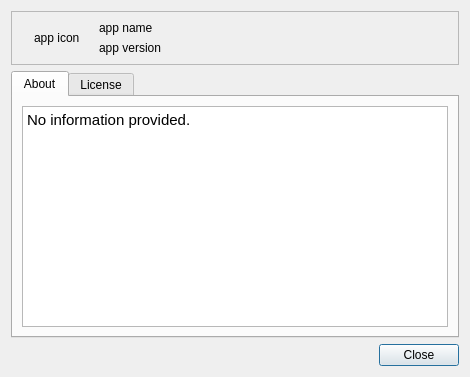
<?xml version="1.0" encoding="UTF-8"?>
<ui version="4.0">
 <class>AboutApplication</class>
 <widget class="QDialog" name="AboutApplication">
  <property name="geometry">
   <rect>
    <x>0</x>
    <y>0</y>
    <width>470</width>
    <height>377</height>
   </rect>
  </property>
  <property name="windowTitle">
   <string>Dialog</string>
  </property>
  <layout class="QVBoxLayout" name="verticalLayout_4">
   <item>
    <widget class="QFrame" name="frame">
     <property name="frameShape">
      <enum>QFrame::StyledPanel</enum>
     </property>
     <property name="frameShadow">
      <enum>QFrame::Raised</enum>
     </property>
     <layout class="QVBoxLayout" name="verticalLayout_2">
      <item>
       <layout class="QHBoxLayout" name="horizontalLayout_2">
        <item>
         <widget class="QLabel" name="appicon_lb">
          <property name="styleSheet">
           <string notr="true">margin: 10px;</string>
          </property>
          <property name="text">
           <string>app icon</string>
          </property>
         </widget>
        </item>
        <item>
         <layout class="QVBoxLayout" name="verticalLayout">
          <item>
           <widget class="QLabel" name="appname_lb">
            <property name="text">
             <string>app name</string>
            </property>
           </widget>
          </item>
          <item>
           <widget class="QLabel" name="appversion_lb">
            <property name="text">
             <string>app version</string>
            </property>
           </widget>
          </item>
         </layout>
        </item>
        <item>
         <spacer name="horizontalSpacer_2">
          <property name="orientation">
           <enum>Qt::Horizontal</enum>
          </property>
          <property name="sizeHint" stdset="0">
           <size>
            <width>40</width>
            <height>20</height>
           </size>
          </property>
         </spacer>
        </item>
       </layout>
      </item>
     </layout>
    </widget>
   </item>
   <item>
    <widget class="QTabWidget" name="info_tbw">
     <property name="currentIndex">
      <number>0</number>
     </property>
     <widget class="QWidget" name="about_tab">
      <attribute name="title">
       <string>About</string>
      </attribute>
      <layout class="QVBoxLayout" name="verticalLayout_3">
       <item>
        <widget class="QTextBrowser" name="about_te">
         <property name="html">
          <string>&lt;!DOCTYPE HTML PUBLIC &quot;-//W3C//DTD HTML 4.0//EN&quot; &quot;http://www.w3.org/TR/REC-html40/strict.dtd&quot;&gt;
&lt;html&gt;&lt;head&gt;&lt;meta name=&quot;qrichtext&quot; content=&quot;1&quot; /&gt;&lt;style type=&quot;text/css&quot;&gt;
p, li { white-space: pre-wrap; }
&lt;/style&gt;&lt;/head&gt;&lt;body style=&quot; font-family:'Cantarell'; font-size:11pt; font-weight:400; font-style:normal;&quot;&gt;
&lt;p style=&quot; margin-top:0px; margin-bottom:0px; margin-left:0px; margin-right:0px; -qt-block-indent:0; text-indent:0px;&quot;&gt;No information provided.&lt;/p&gt;&lt;/body&gt;&lt;/html&gt;</string>
         </property>
        </widget>
       </item>
      </layout>
     </widget>
     <widget class="QWidget" name="license_tab">
      <attribute name="title">
       <string>License</string>
      </attribute>
      <layout class="QVBoxLayout" name="verticalLayout_6">
       <item>
        <widget class="QTextEdit" name="license_te">
         <property name="readOnly">
          <bool>true</bool>
         </property>
         <property name="html">
          <string>&lt;!DOCTYPE HTML PUBLIC &quot;-//W3C//DTD HTML 4.0//EN&quot; &quot;http://www.w3.org/TR/REC-html40/strict.dtd&quot;&gt;
&lt;html&gt;&lt;head&gt;&lt;meta name=&quot;qrichtext&quot; content=&quot;1&quot; /&gt;&lt;style type=&quot;text/css&quot;&gt;
p, li { white-space: pre-wrap; }
&lt;/style&gt;&lt;/head&gt;&lt;body style=&quot; font-family:'Cantarell'; font-size:11pt; font-weight:400; font-style:normal;&quot;&gt;
&lt;p style=&quot; margin-top:0px; margin-bottom:0px; margin-left:0px; margin-right:0px; -qt-block-indent:0; text-indent:0px;&quot;&gt;No license information.&lt;/p&gt;&lt;/body&gt;&lt;/html&gt;</string>
         </property>
        </widget>
       </item>
      </layout>
     </widget>
    </widget>
   </item>
   <item>
    <widget class="QDialogButtonBox" name="buttonBox">
     <property name="standardButtons">
      <set>QDialogButtonBox::Close</set>
     </property>
    </widget>
   </item>
  </layout>
 </widget>
 <resources/>
 <connections>
  <connection>
   <sender>buttonBox</sender>
   <signal>accepted()</signal>
   <receiver>AboutApplication</receiver>
   <slot>accept()</slot>
   <hints>
    <hint type="sourcelabel">
     <x>426</x>
     <y>292</y>
    </hint>
    <hint type="destinationlabel">
     <x>477</x>
     <y>144</y>
    </hint>
   </hints>
  </connection>
  <connection>
   <sender>buttonBox</sender>
   <signal>rejected()</signal>
   <receiver>AboutApplication</receiver>
   <slot>reject()</slot>
   <hints>
    <hint type="sourcelabel">
     <x>346</x>
     <y>287</y>
    </hint>
    <hint type="destinationlabel">
     <x>522</x>
     <y>223</y>
    </hint>
   </hints>
  </connection>
 </connections>
</ui>
